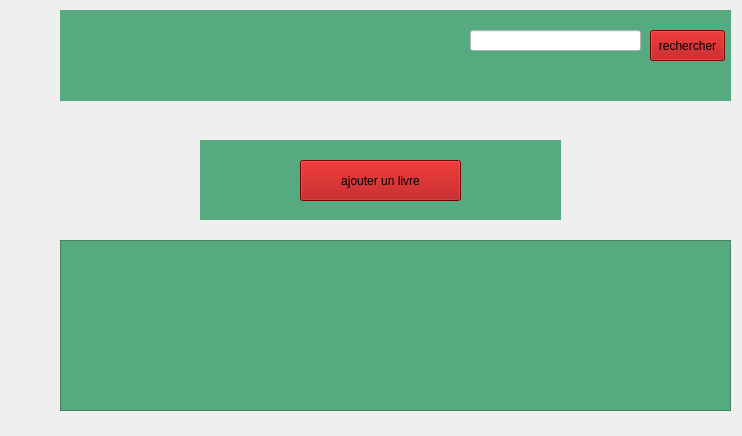
<?xml version="1.0" encoding="UTF-8"?>
<ui version="4.0">
 <class>BookManager</class>
 <widget class="QWidget" name="BookManager">
  <property name="geometry">
   <rect>
    <x>0</x>
    <y>0</y>
    <width>742</width>
    <height>436</height>
   </rect>
  </property>
  <property name="windowTitle">
   <string>Form</string>
  </property>
  <widget class="QWidget" name="widget_2" native="true">
   <property name="geometry">
    <rect>
     <x>60</x>
     <y>10</y>
     <width>671</width>
     <height>411</height>
    </rect>
   </property>
   <property name="styleSheet">
    <string notr="true"/>
   </property>
   <widget class="QWidget" name="widget_3" native="true">
    <property name="geometry">
     <rect>
      <x>0</x>
      <y>230</y>
      <width>681</width>
      <height>171</height>
     </rect>
    </property>
    <property name="styleSheet">
     <string notr="true">background-color: rgb(85, 255, 255);</string>
    </property>
    <widget class="QTableWidget" name="tableWidget">
     <property name="geometry">
      <rect>
       <x>0</x>
       <y>0</y>
       <width>671</width>
       <height>171</height>
      </rect>
     </property>
     <property name="styleSheet">
      <string notr="true">background-color: rgb(85, 170, 127);</string>
     </property>
    </widget>
   </widget>
   <widget class="QWidget" name="widget_4" native="true">
    <property name="geometry">
     <rect>
      <x>140</x>
      <y>130</y>
      <width>361</width>
      <height>80</height>
     </rect>
    </property>
    <property name="styleSheet">
     <string notr="true">background-color: rgb(85, 170, 127);</string>
    </property>
    <widget class="QPushButton" name="pushButton_4">
     <property name="geometry">
      <rect>
       <x>100</x>
       <y>20</y>
       <width>161</width>
       <height>41</height>
      </rect>
     </property>
     <property name="styleSheet">
      <string notr="true">background-color: rgb(170, 0, 0);
border-color: rgb(170, 0, 127);</string>
     </property>
     <property name="text">
      <string>ajouter un livre</string>
     </property>
    </widget>
   </widget>
   <widget class="QWidget" name="widget_5" native="true">
    <property name="geometry">
     <rect>
      <x>0</x>
      <y>0</y>
      <width>671</width>
      <height>91</height>
     </rect>
    </property>
    <property name="styleSheet">
     <string notr="true">background-color: rgb(85, 170, 127);</string>
    </property>
    <widget class="QPushButton" name="pushButton_5">
     <property name="geometry">
      <rect>
       <x>590</x>
       <y>20</y>
       <width>75</width>
       <height>31</height>
      </rect>
     </property>
     <property name="styleSheet">
      <string notr="true">background-color: rgb(170, 0, 0);
border-color: rgb(85, 170, 127);</string>
     </property>
     <property name="text">
      <string>rechercher</string>
     </property>
    </widget>
    <widget class="QLineEdit" name="lineEdit">
     <property name="geometry">
      <rect>
       <x>410</x>
       <y>20</y>
       <width>171</width>
       <height>21</height>
      </rect>
     </property>
     <property name="styleSheet">
      <string notr="true">background-color: rgb(255, 255, 255);</string>
     </property>
    </widget>
   </widget>
  </widget>
 </widget>
 <resources/>
 <connections/>
</ui>
